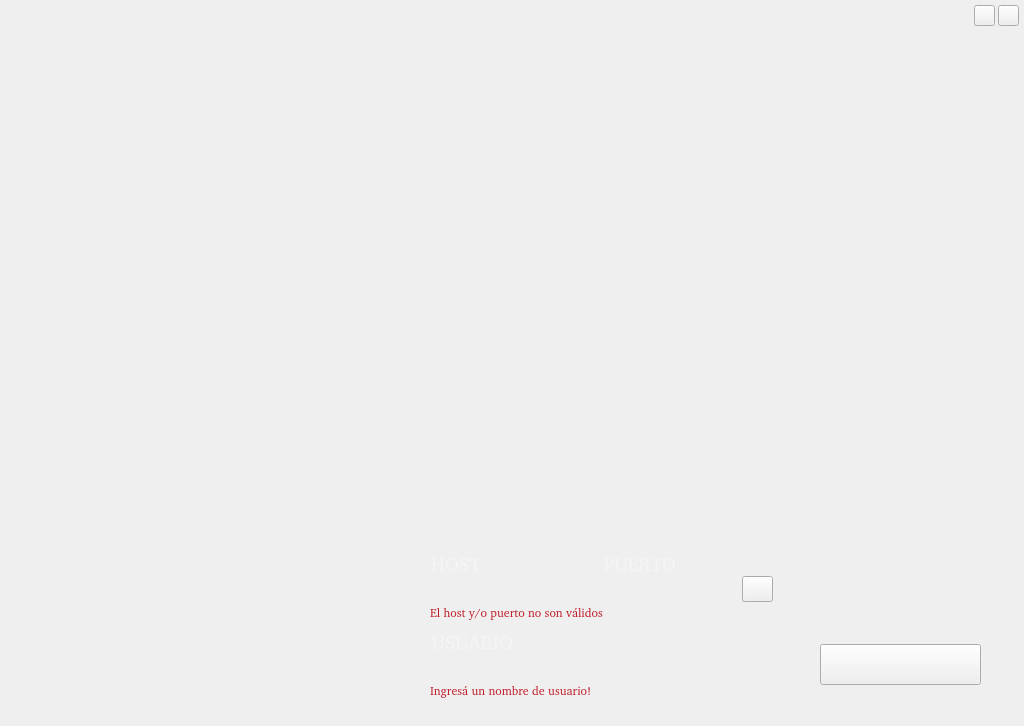
<?xml version="1.0" encoding="UTF-8"?>
<ui version="4.0">
 <class>LoginWindow</class>
 <widget class="QMainWindow" name="LoginWindow">
  <property name="geometry">
   <rect>
    <x>0</x>
    <y>0</y>
    <width>1024</width>
    <height>726</height>
   </rect>
  </property>
  <property name="sizePolicy">
   <sizepolicy hsizetype="Fixed" vsizetype="Fixed">
    <horstretch>0</horstretch>
    <verstretch>0</verstretch>
   </sizepolicy>
  </property>
  <property name="minimumSize">
   <size>
    <width>1024</width>
    <height>726</height>
   </size>
  </property>
  <property name="maximumSize">
   <size>
    <width>1024</width>
    <height>726</height>
   </size>
  </property>
  <property name="windowTitle">
   <string>MainWindow</string>
  </property>
  <property name="styleSheet">
   <string notr="true"/>
  </property>
  <widget class="QWidget" name="centralwidget">
   <property name="styleSheet">
    <string notr="true"/>
   </property>
   <widget class="QLabel" name="frame">
    <property name="geometry">
     <rect>
      <x>0</x>
      <y>0</y>
      <width>1024</width>
      <height>726</height>
     </rect>
    </property>
    <property name="text">
     <string/>
    </property>
    <property name="pixmap">
     <pixmap resource="../../../resources/lobby/lobby.qrc">:/images/login/interfaz.png</pixmap>
    </property>
   </widget>
   <widget class="QLabel" name="animation">
    <property name="geometry">
     <rect>
      <x>0</x>
      <y>20</y>
      <width>1041</width>
      <height>501</height>
     </rect>
    </property>
    <property name="lineWidth">
     <number>0</number>
    </property>
    <property name="text">
     <string/>
    </property>
    <property name="pixmap">
     <pixmap resource="../../../resources/lobby/lobby.qrc">:/images/login/animacion.gif</pixmap>
    </property>
    <property name="scaledContents">
     <bool>false</bool>
    </property>
   </widget>
   <widget class="QPushButton" name="connectBtn">
    <property name="geometry">
     <rect>
      <x>820</x>
      <y>644</y>
      <width>161</width>
      <height>41</height>
     </rect>
    </property>
    <property name="text">
     <string/>
    </property>
    <property name="icon">
     <iconset resource="../../../resources/lobby/lobby.qrc">
      <normaloff>:/images/login/btn_conectar.png</normaloff>:/images/login/btn_conectar.png</iconset>
    </property>
    <property name="iconSize">
     <size>
      <width>161</width>
      <height>39</height>
     </size>
    </property>
   </widget>
   <widget class="QLineEdit" name="host">
    <property name="geometry">
     <rect>
      <x>432</x>
      <y>580</y>
      <width>151</width>
      <height>16</height>
     </rect>
    </property>
    <property name="font">
     <font>
      <family>Nimbus Roman [UKWN]</family>
      <pointsize>14</pointsize>
     </font>
    </property>
    <property name="styleSheet">
     <string notr="true">background: transparent;
border: none;color:  rgb(246, 245, 244);</string>
    </property>
    <property name="frame">
     <bool>false</bool>
    </property>
    <property name="readOnly">
     <bool>false</bool>
    </property>
   </widget>
   <widget class="QLineEdit" name="port">
    <property name="geometry">
     <rect>
      <x>607</x>
      <y>580</y>
      <width>111</width>
      <height>16</height>
     </rect>
    </property>
    <property name="font">
     <font>
      <family>Nimbus Roman [UKWN]</family>
      <pointsize>14</pointsize>
     </font>
    </property>
    <property name="styleSheet">
     <string notr="true">background: transparent;
border: none;color:  rgb(246, 245, 244);</string>
    </property>
    <property name="frame">
     <bool>false</bool>
    </property>
    <property name="readOnly">
     <bool>false</bool>
    </property>
   </widget>
   <widget class="QLineEdit" name="user">
    <property name="geometry">
     <rect>
      <x>433</x>
      <y>658</y>
      <width>331</width>
      <height>21</height>
     </rect>
    </property>
    <property name="font">
     <font>
      <family>Nimbus Roman [UKWN]</family>
      <pointsize>14</pointsize>
     </font>
    </property>
    <property name="styleSheet">
     <string notr="true">background: transparent;
border: none;color:  rgb(246, 245, 244);</string>
    </property>
    <property name="frame">
     <bool>false</bool>
    </property>
    <property name="alignment">
     <set>Qt::AlignmentFlag::AlignBottom|Qt::AlignmentFlag::AlignLeading|Qt::AlignmentFlag::AlignLeft</set>
    </property>
    <property name="readOnly">
     <bool>false</bool>
    </property>
   </widget>
   <widget class="QPushButton" name="info">
    <property name="geometry">
     <rect>
      <x>742</x>
      <y>576</y>
      <width>31</width>
      <height>26</height>
     </rect>
    </property>
    <property name="contextMenuPolicy">
     <enum>Qt::ContextMenuPolicy::CustomContextMenu</enum>
    </property>
    <property name="toolTip">
     <string>&lt;!DOCTYPE HTML PUBLIC &quot;-//W3C//DTD HTML 4.0//EN&quot; &quot;http://www.w3.org/TR/REC-html40/strict.dtd&quot;&gt;
&lt;html&gt;
&lt;head&gt;
&lt;meta charset=&quot;utf-8&quot; /&gt;
&lt;style type=&quot;text/css&quot;&gt;
/* Fondo completamente oscuro, estilo pergamino quemado / madera */
body {
    background: qlineargradient(x1:0, y1:0, x2:0, y2:1,
                                stop:0 #2c1a0c, stop:1 #0f0803);
    font-family: 'Times New Roman', 'Georgia', serif;
    font-size: 11pt;
    font-weight: normal;
    color: #f7e5b3;  /* Texto base dorado claro */
    margin: 8px 16px;  /* Más margen a los costados */
    padding: 10px 18px; /* Más relleno interior */
    border: 2px solid #c9a87c; /* Borde dorado/marfil */
    border-radius: 10px;
    box-shadow: 4px 4px 8px rgba(0,0,0,0.6);
}
p {
    margin: 6px 0;
}
&lt;/style&gt;
&lt;/head&gt;
&lt;body&gt;
&lt;p align=&quot;center&quot; style=&quot;margin-top:0; margin-bottom:6px;&quot;&gt;
&lt;span style=&quot;font-size:13pt; font-weight:bold; color:#ffe7a3;&quot;&gt;✦ Pedile a tu amigx que corre el servidor, la dirección IP y puerto en el que lo ejecutó ✦&lt;/span&gt;
&lt;/p&gt;
&lt;p align=&quot;center&quot; style=&quot;margin-bottom:0;&quot;&gt;
&lt;span style=&quot;font-size:11pt; color:#e3c78a;&quot;&gt;Si están conectados en distintas redes, es importante que tu amigx exponga el puerto.&lt;/span&gt;
&lt;/p&gt;
&lt;/body&gt;
&lt;/html&gt;</string>
    </property>
    <property name="toolTipDuration">
     <number>20000</number>
    </property>
    <property name="text">
     <string/>
    </property>
    <property name="icon">
     <iconset resource="../../../resources/lobby/lobby.qrc">
      <normaloff>:/images/login/btn_info.png</normaloff>:/images/login/btn_info.png</iconset>
    </property>
    <property name="iconSize">
     <size>
      <width>31</width>
      <height>28</height>
     </size>
    </property>
   </widget>
   <widget class="QLabel" name="l_host">
    <property name="geometry">
     <rect>
      <x>430</x>
      <y>551</y>
      <width>49</width>
      <height>26</height>
     </rect>
    </property>
    <property name="font">
     <font>
      <family>Nimbus Roman [UKWN]</family>
      <pointsize>14</pointsize>
     </font>
    </property>
    <property name="styleSheet">
     <string notr="true">color:  rgb(246, 245, 244);</string>
    </property>
    <property name="text">
     <string>HOST</string>
    </property>
    <property name="textFormat">
     <enum>Qt::TextFormat::RichText</enum>
    </property>
    <property name="scaledContents">
     <bool>true</bool>
    </property>
    <property name="alignment">
     <set>Qt::AlignmentFlag::AlignRight|Qt::AlignmentFlag::AlignTrailing|Qt::AlignmentFlag::AlignVCenter</set>
    </property>
   </widget>
   <widget class="QLabel" name="l_port">
    <property name="geometry">
     <rect>
      <x>603</x>
      <y>551</y>
      <width>73</width>
      <height>26</height>
     </rect>
    </property>
    <property name="font">
     <font>
      <family>Nimbus Roman [UKWN]</family>
      <pointsize>14</pointsize>
     </font>
    </property>
    <property name="styleSheet">
     <string notr="true">color:  rgb(246, 245, 244);</string>
    </property>
    <property name="text">
     <string>PUERTO</string>
    </property>
    <property name="scaledContents">
     <bool>false</bool>
    </property>
    <property name="alignment">
     <set>Qt::AlignmentFlag::AlignRight|Qt::AlignmentFlag::AlignTrailing|Qt::AlignmentFlag::AlignVCenter</set>
    </property>
   </widget>
   <widget class="QLabel" name="l_name">
    <property name="geometry">
     <rect>
      <x>430</x>
      <y>629</y>
      <width>83</width>
      <height>26</height>
     </rect>
    </property>
    <property name="font">
     <font>
      <family>Nimbus Roman [UKWN]</family>
      <pointsize>14</pointsize>
      <italic>false</italic>
      <bold>false</bold>
      <underline>false</underline>
      <strikeout>false</strikeout>
     </font>
    </property>
    <property name="styleSheet">
     <string notr="true">color:  rgb(246, 245, 244);</string>
    </property>
    <property name="text">
     <string>USUARIO</string>
    </property>
    <property name="textFormat">
     <enum>Qt::TextFormat::RichText</enum>
    </property>
    <property name="alignment">
     <set>Qt::AlignmentFlag::AlignRight|Qt::AlignmentFlag::AlignTrailing|Qt::AlignmentFlag::AlignVCenter</set>
    </property>
   </widget>
   <widget class="QLabel" name="name_err">
    <property name="enabled">
     <bool>true</bool>
    </property>
    <property name="geometry">
     <rect>
      <x>430</x>
      <y>681</y>
      <width>401</width>
      <height>18</height>
     </rect>
    </property>
    <property name="font">
     <font>
      <family>Nimbus Roman [urw]</family>
      <bold>false</bold>
     </font>
    </property>
    <property name="styleSheet">
     <string notr="true">color: rgb(192, 28, 40)</string>
    </property>
    <property name="text">
     <string>Ingresá un nombre de usuario!</string>
    </property>
   </widget>
   <widget class="QLabel" name="conn_err">
    <property name="enabled">
     <bool>true</bool>
    </property>
    <property name="geometry">
     <rect>
      <x>430</x>
      <y>603</y>
      <width>211</width>
      <height>18</height>
     </rect>
    </property>
    <property name="font">
     <font>
      <family>Nimbus Roman [urw]</family>
      <bold>false</bold>
     </font>
    </property>
    <property name="styleSheet">
     <string notr="true">color: rgb(192, 28, 40)</string>
    </property>
    <property name="text">
     <string>El host y/o puerto no son válidos</string>
    </property>
   </widget>
   <widget class="QPushButton" name="btnMinimize">
    <property name="geometry">
     <rect>
      <x>974</x>
      <y>5</y>
      <width>21</width>
      <height>21</height>
     </rect>
    </property>
    <property name="text">
     <string/>
    </property>
    <property name="icon">
     <iconset resource="../../../resources/lobby/lobby.qrc">
      <normaloff>:/images/btn_minimizar.png</normaloff>:/images/btn_minimizar.png</iconset>
    </property>
    <property name="iconSize">
     <size>
      <width>21</width>
      <height>21</height>
     </size>
    </property>
   </widget>
   <widget class="QPushButton" name="btnClose">
    <property name="geometry">
     <rect>
      <x>998</x>
      <y>5</y>
      <width>21</width>
      <height>21</height>
     </rect>
    </property>
    <property name="text">
     <string/>
    </property>
    <property name="icon">
     <iconset resource="../../../resources/lobby/lobby.qrc">
      <normaloff>:/images/btn_cerrar.png</normaloff>:/images/btn_cerrar.png</iconset>
    </property>
    <property name="iconSize">
     <size>
      <width>21</width>
      <height>21</height>
     </size>
    </property>
    <property name="flat">
     <bool>false</bool>
    </property>
   </widget>
   <widget class="QWidget" name="verticalLayoutWidget">
    <property name="geometry">
     <rect>
      <x>820</x>
      <y>580</y>
      <width>160</width>
      <height>51</height>
     </rect>
    </property>
    <layout class="QVBoxLayout" name="res_widget"/>
   </widget>
   <zorder>animation</zorder>
   <zorder>frame</zorder>
   <zorder>connectBtn</zorder>
   <zorder>host</zorder>
   <zorder>port</zorder>
   <zorder>user</zorder>
   <zorder>info</zorder>
   <zorder>l_host</zorder>
   <zorder>l_port</zorder>
   <zorder>l_name</zorder>
   <zorder>name_err</zorder>
   <zorder>conn_err</zorder>
   <zorder>btnMinimize</zorder>
   <zorder>btnClose</zorder>
   <zorder>verticalLayoutWidget</zorder>
  </widget>
 </widget>
 <resources>
  <include location="../../../resources/lobby/lobby.qrc"/>
 </resources>
 <connections/>
</ui>
